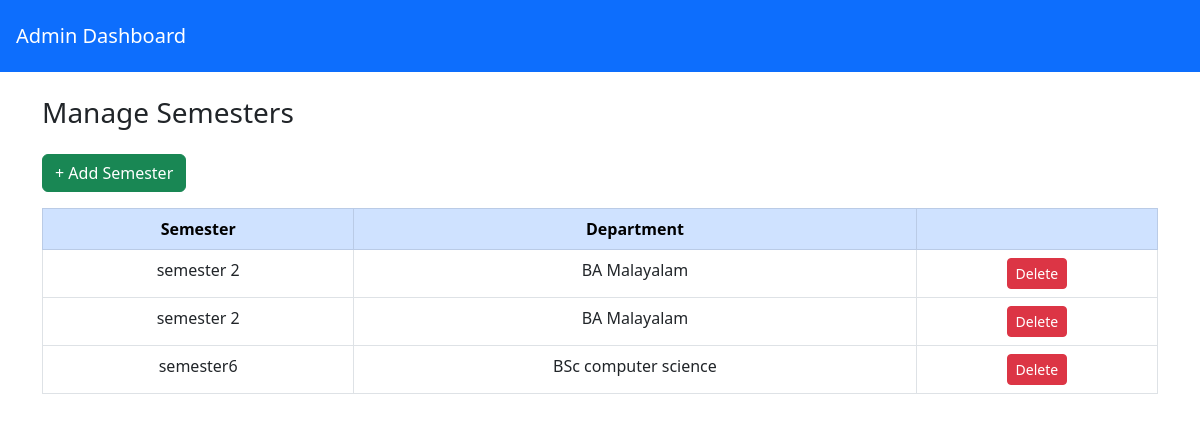
The page /myapp/managesemester on the database its author committed.
### myapp/models.py (models this page shows)
class sem_model(models.Model):
    course_id = models.ForeignKey(course_model, on_delete=models.CASCADE, null=True, blank=True)
    semester_name = models.CharField(max_length=100, null=True, blank=True)

class course_model(models.Model):
    dep_id = models.ForeignKey(department_model, on_delete=models.CASCADE, null=True, blank=True)
    course_name = models.CharField(max_length=100, null=True, blank=True)
    course_code = models.CharField(max_length=100, null=True, blank=True)
    course_credit = models.CharField(max_length=100, null=True, blank=True)

### myapp/views.py (the view)
# urls.py: path('managesemester', Manage_Semester.as_view(), name='managesemester'),
class Manage_Semester(View):
    def get(self, request):
        c = sem_model.objects.all()
        return render(request, 'administrator/managesemester.html', {'data': c})

### templates/administrator/managesemester.html (shortened to what this page needs)
<!DOCTYPE html>
<html lang="en">
<head>
    <link href="https://cdn.jsdelivr.net/npm/bootstrap@5.3.0/dist/css/bootstrap.min.css" rel="stylesheet">
</head>
<body>
    <nav class="navbar navbar-dark bg-primary p-3">
        <a class="navbar-brand" href="#">Admin Dashboard</a>
    </nav>
    <div class="container mt-4">
        <h3 class="mb-4">Manage Semesters</h3>
        <button class="btn btn-success mb-3" onclick="return window.location='/addsemester'">+ Add Semester</button>
        <table class="table table-bordered text-center">
            <thead class="table-primary">
                <tr>
                    <th>Semester</th>
                    <th>Department</th>
                    <th></th>
                </tr>
            </thead>
            <tbody id="semesterTable">
                {% for i in data %}
                <tr>
                    <td>{{i.semester_name}}</td>
                    <td>{{i.course_id.course_name}}</td>
                    <td>
                        <a href="/deletesemester/{{i.id}}" class="btn btn-danger btn-sm">Delete</a>
                    </td>
                </tr>
                {% endfor %}
            </tbody>
        </table>
    </div>
</body>
</html>

### rows shown on the page
sem_model: semester_name "semester 2", course_id.course_name "BA Malayalam"
sem_model: semester_name "semester 2", course_id.course_name "BA Malayalam"
sem_model: semester_name "semester6", course_id.course_name "BSc computer science"
